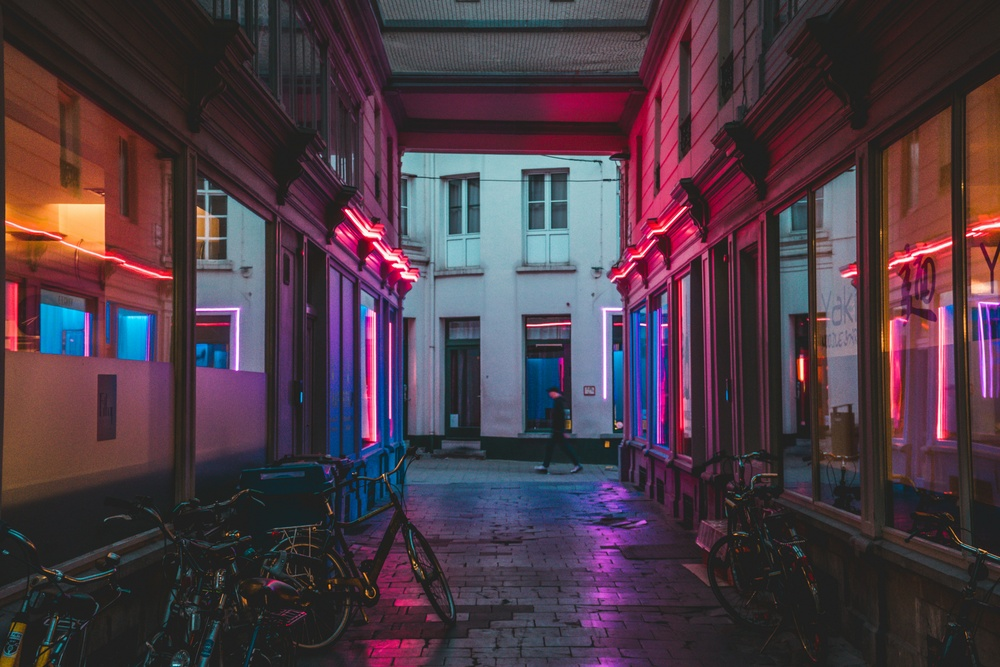
#> input picture DAY06/image.jpg, 1000 x 667 px, shrunk from 5874 x 3916 before the run
$ python pixelInt.py
#> lines starting #> are read from the running program, lines starting #| are printed output that depends on the picture; long printed decimals are rounded
from PIL import Image
import numpy as np
import matplotlib.pyplot as plt

img = Image.open("image.jpg").convert("L")
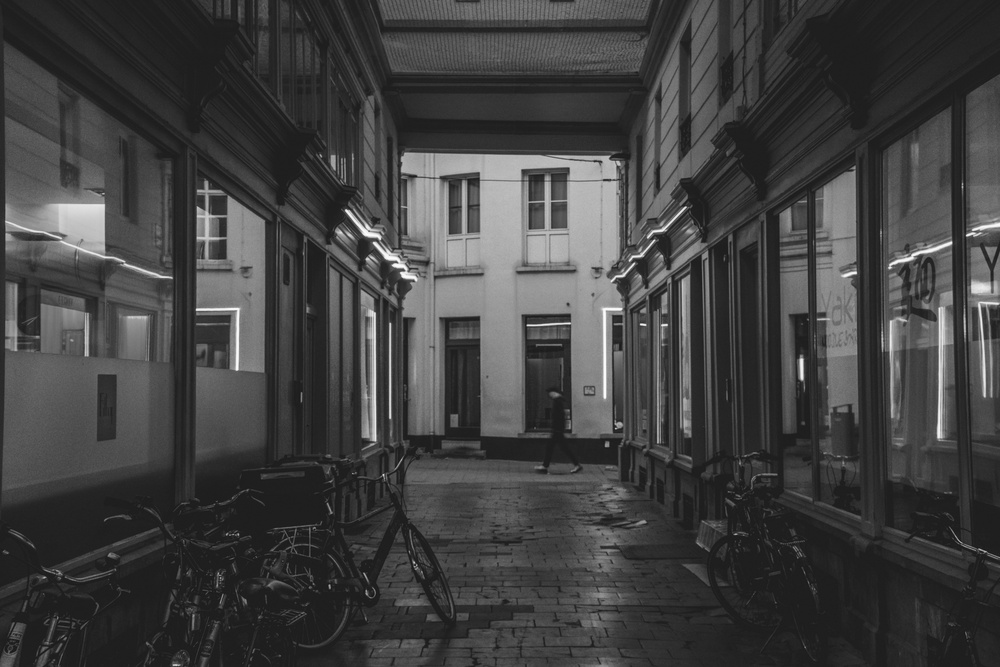
#> img: PIL image 1000x667 L; min 18, max 254, mean 65
img_array = np.array(img)

minimum = 255
maximum = 0
total = 0
count = 0

ranges = [0,0,0,0,0]

for row in img_array:
    for pixel in row:

        if pixel < minimum:
            minimum = pixel

        if pixel > maximum:
            maximum = pixel

        total += pixel
        count += 1

        if 0 <= pixel <= 50:
            ranges[0] += 1

        elif 51 <= pixel <= 100:
            ranges[1] += 1

        elif 101 <= pixel <= 150:
            ranges[2] += 1

        elif 151 <= pixel <= 200:
            ranges[3] += 1

        else:
            ranges[4] += 1
#> after the loop, count = 667000; maximum = 254; minimum = 18; ranges = [325302, 242407, 69191, 26527, 3573]; total = 43375902

average = total / count
#> average = 65.03

print("Minimum:",minimum)
#| Minimum: 18
print("Maximum:",maximum)
#| Maximum: 254
print("Average:",average)
#| Average: 65.031

print("\nIntensity Counts")
print("0-50 =",ranges[0])
#| 0-50 = 325302
print("51-100 =",ranges[1])
#| 51-100 = 242407
print("101-150 =",ranges[2])
#| 101-150 = 69191
print("151-200 =",ranges[3])
#| 151-200 = 26527
print("201-255 =",ranges[4])
#| 201-255 = 3573

plt.hist(img_array.ravel(), bins=256)
plt.title("Intensity Distribution")
plt.show()
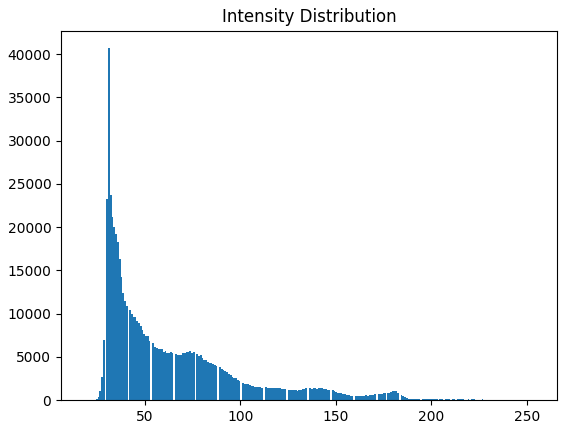
#> figure drawn by matplotlib, 1 panel; tallest bar 40699 high, from x = 30.91 to 31.83
